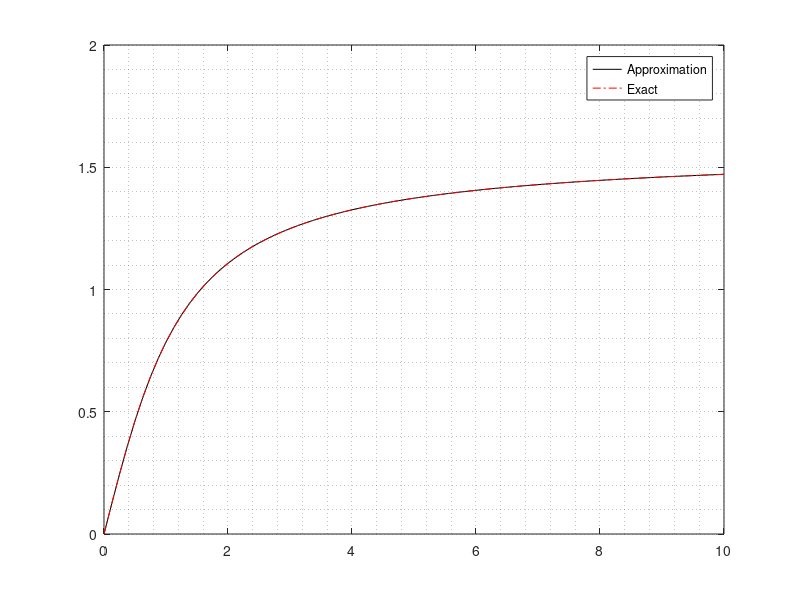

Write MATLAB code to recreate this figure.

clc;
clear ;

H = 0.125; % 0.2 0.1, 0.05, 0.025 
e_tol = 1e-10;

a =  0 ;
b = 10 ;
T = a:H:b;
N = length(T);

Y_exact = zeros(N,1);
Y_app = zeros(N,1);

lam = -1;
f = @(t,y) lam*y + 1/(1+t^2) - lam*atan(t) ;
Y_app(1) = 0;   



for i = 2 : N
    z0 = Y_app(i-1);
    
    diff = 1;
    while diff > e_tol
        z1 = z0 - (z0 - Y_app(i-1) - H/2*( feval(f, T(i-1), Y_app(i-1)) + feval(f, T(i), z0) )) / (1-H/2*lam) ;
        diff = abs( z1 - z0 ) ;
        z0 = z1 ;
    end
    
    Y_app(i) = Y_app(i-1) + H/2*( feval(f, T(i-1), Y_app(i-1)) + feval(f, T(i), z0) );
end


% Exact Soln
for i = 1 : N
    Y_exact(i) = atan(T(i)) ;
end

% Error Check
for i = 1 : N
    error(i) = abs(Y_exact(i) - Y_app(i));
end
max_err_02 = max(error) ;

% Draw Graph & Compare solution
plot( T, Y_app,'k' ) ;
hold on ;
plot( T, Y_exact, 'r-.' ) ;
hold off ; grid minor;
legend('Approximation', 'Exact');

clear a b i N H diff z0 z1 lam f e_tol